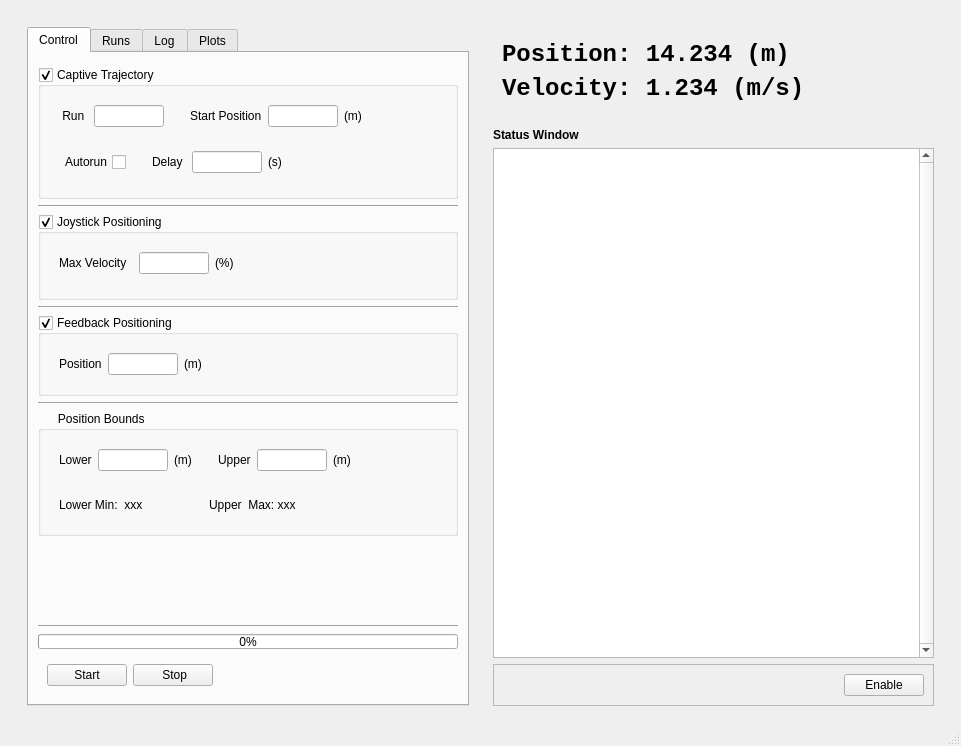
<?xml version="1.0" encoding="UTF-8"?>
<ui version="4.0">
 <class>SledControl_MainWindow</class>
 <widget class="QMainWindow" name="SledControl_MainWindow">
  <property name="geometry">
   <rect>
    <x>0</x>
    <y>0</y>
    <width>961</width>
    <height>746</height>
   </rect>
  </property>
  <property name="windowTitle">
   <string>Water Channel - Sled Control</string>
  </property>
  <widget class="QWidget" name="centralwidget">
   <layout class="QVBoxLayout" name="verticalLayout_11">
    <item>
     <widget class="QWidget" name="widget_6" native="true">
      <layout class="QHBoxLayout" name="horizontalLayout_7">
       <property name="bottomMargin">
        <number>0</number>
       </property>
       <item>
        <widget class="QWidget" name="widget_7" native="true">
         <property name="enabled">
          <bool>true</bool>
         </property>
         <layout class="QVBoxLayout" name="verticalLayout_9">
          <item>
           <widget class="QTabWidget" name="mainTabWidget">
            <property name="currentIndex">
             <number>0</number>
            </property>
            <widget class="QWidget" name="controlTab">
             <attribute name="title">
              <string>Control</string>
             </attribute>
             <layout class="QVBoxLayout" name="verticalLayout_6">
              <item>
               <spacer name="verticalSpacer_6">
                <property name="orientation">
                 <enum>Qt::Vertical</enum>
                </property>
                <property name="sizeType">
                 <enum>QSizePolicy::Fixed</enum>
                </property>
                <property name="sizeHint" stdset="0">
                 <size>
                  <width>20</width>
                  <height>5</height>
                 </size>
                </property>
               </spacer>
              </item>
              <item>
               <widget class="QGroupBox" name="modeGroupBox">
                <property name="title">
                 <string>Captive Trajectory</string>
                </property>
                <property name="checkable">
                 <bool>true</bool>
                </property>
                <property name="checked">
                 <bool>true</bool>
                </property>
                <layout class="QVBoxLayout" name="verticalLayout_4">
                 <item>
                  <widget class="QWidget" name="widget_9" native="true">
                   <layout class="QHBoxLayout" name="horizontalLayout_10">
                    <item>
                     <widget class="QLabel" name="label_9">
                      <property name="text">
                       <string> Run </string>
                      </property>
                     </widget>
                    </item>
                    <item>
                     <widget class="QLineEdit" name="runNumberLineEdit">
                      <property name="sizePolicy">
                       <sizepolicy hsizetype="Fixed" vsizetype="Fixed">
                        <horstretch>0</horstretch>
                        <verstretch>0</verstretch>
                       </sizepolicy>
                      </property>
                      <property name="maximumSize">
                       <size>
                        <width>70</width>
                        <height>16777215</height>
                       </size>
                      </property>
                     </widget>
                    </item>
                    <item>
                     <spacer name="horizontalSpacer_13">
                      <property name="orientation">
                       <enum>Qt::Horizontal</enum>
                      </property>
                      <property name="sizeType">
                       <enum>QSizePolicy::Fixed</enum>
                      </property>
                      <property name="sizeHint" stdset="0">
                       <size>
                        <width>20</width>
                        <height>20</height>
                       </size>
                      </property>
                     </spacer>
                    </item>
                    <item>
                     <widget class="QLabel" name="label_5">
                      <property name="text">
                       <string>Start Position</string>
                      </property>
                     </widget>
                    </item>
                    <item>
                     <widget class="QLineEdit" name="startPositionLineEdit">
                      <property name="sizePolicy">
                       <sizepolicy hsizetype="Fixed" vsizetype="Fixed">
                        <horstretch>0</horstretch>
                        <verstretch>0</verstretch>
                       </sizepolicy>
                      </property>
                      <property name="maximumSize">
                       <size>
                        <width>70</width>
                        <height>16777215</height>
                       </size>
                      </property>
                     </widget>
                    </item>
                    <item>
                     <widget class="QLabel" name="label_6">
                      <property name="text">
                       <string>(m)</string>
                      </property>
                     </widget>
                    </item>
                    <item>
                     <spacer name="horizontalSpacer_12">
                      <property name="orientation">
                       <enum>Qt::Horizontal</enum>
                      </property>
                      <property name="sizeHint" stdset="0">
                       <size>
                        <width>40</width>
                        <height>20</height>
                       </size>
                      </property>
                     </spacer>
                    </item>
                   </layout>
                  </widget>
                 </item>
                 <item>
                  <widget class="QWidget" name="widget_13" native="true">
                   <layout class="QHBoxLayout" name="horizontalLayout_8">
                    <item>
                     <widget class="QCheckBox" name="autorunCheckBox">
                      <property name="sizePolicy">
                       <sizepolicy hsizetype="Fixed" vsizetype="Fixed">
                        <horstretch>0</horstretch>
                        <verstretch>0</verstretch>
                       </sizepolicy>
                      </property>
                      <property name="layoutDirection">
                       <enum>Qt::RightToLeft</enum>
                      </property>
                      <property name="text">
                       <string>Autorun</string>
                      </property>
                     </widget>
                    </item>
                    <item>
                     <spacer name="horizontalSpacer_2">
                      <property name="orientation">
                       <enum>Qt::Horizontal</enum>
                      </property>
                      <property name="sizeType">
                       <enum>QSizePolicy::Fixed</enum>
                      </property>
                      <property name="sizeHint" stdset="0">
                       <size>
                        <width>20</width>
                        <height>20</height>
                       </size>
                      </property>
                     </spacer>
                    </item>
                    <item>
                     <widget class="QLabel" name="delayLabel">
                      <property name="text">
                       <string>Delay </string>
                      </property>
                     </widget>
                    </item>
                    <item>
                     <widget class="QLineEdit" name="autorunDelayLineEdit">
                      <property name="sizePolicy">
                       <sizepolicy hsizetype="Fixed" vsizetype="Fixed">
                        <horstretch>0</horstretch>
                        <verstretch>0</verstretch>
                       </sizepolicy>
                      </property>
                      <property name="maximumSize">
                       <size>
                        <width>70</width>
                        <height>16777215</height>
                       </size>
                      </property>
                     </widget>
                    </item>
                    <item>
                     <widget class="QLabel" name="label">
                      <property name="text">
                       <string>(s)</string>
                      </property>
                     </widget>
                    </item>
                    <item>
                     <spacer name="horizontalSpacer_8">
                      <property name="orientation">
                       <enum>Qt::Horizontal</enum>
                      </property>
                      <property name="sizeHint" stdset="0">
                       <size>
                        <width>40</width>
                        <height>20</height>
                       </size>
                      </property>
                     </spacer>
                    </item>
                   </layout>
                  </widget>
                 </item>
                 <item>
                  <spacer name="verticalSpacer_2">
                   <property name="orientation">
                    <enum>Qt::Vertical</enum>
                   </property>
                   <property name="sizeType">
                    <enum>QSizePolicy::Fixed</enum>
                   </property>
                   <property name="sizeHint" stdset="0">
                    <size>
                     <width>20</width>
                     <height>5</height>
                    </size>
                   </property>
                  </spacer>
                 </item>
                </layout>
               </widget>
              </item>
              <item>
               <widget class="Line" name="line_3">
                <property name="orientation">
                 <enum>Qt::Horizontal</enum>
                </property>
               </widget>
              </item>
              <item>
               <widget class="QGroupBox" name="joystickGroupBox">
                <property name="title">
                 <string>Joystick Positioning</string>
                </property>
                <property name="checkable">
                 <bool>true</bool>
                </property>
                <layout class="QVBoxLayout" name="verticalLayout_7">
                 <item>
                  <widget class="QWidget" name="widget" native="true">
                   <layout class="QHBoxLayout" name="horizontalLayout">
                    <item>
                     <widget class="QLabel" name="label_2">
                      <property name="text">
                       <string>Max Velocity  </string>
                      </property>
                     </widget>
                    </item>
                    <item>
                     <widget class="QLineEdit" name="joystickMaxVeloLineEdit">
                      <property name="sizePolicy">
                       <sizepolicy hsizetype="Fixed" vsizetype="Fixed">
                        <horstretch>0</horstretch>
                        <verstretch>0</verstretch>
                       </sizepolicy>
                      </property>
                      <property name="maximumSize">
                       <size>
                        <width>70</width>
                        <height>16777215</height>
                       </size>
                      </property>
                     </widget>
                    </item>
                    <item>
                     <widget class="QLabel" name="label_7">
                      <property name="text">
                       <string>(%)</string>
                      </property>
                     </widget>
                    </item>
                    <item>
                     <spacer name="horizontalSpacer_3">
                      <property name="orientation">
                       <enum>Qt::Horizontal</enum>
                      </property>
                      <property name="sizeHint" stdset="0">
                       <size>
                        <width>40</width>
                        <height>20</height>
                       </size>
                      </property>
                     </spacer>
                    </item>
                   </layout>
                  </widget>
                 </item>
                 <item>
                  <spacer name="verticalSpacer_3">
                   <property name="orientation">
                    <enum>Qt::Vertical</enum>
                   </property>
                   <property name="sizeType">
                    <enum>QSizePolicy::Fixed</enum>
                   </property>
                   <property name="sizeHint" stdset="0">
                    <size>
                     <width>20</width>
                     <height>5</height>
                    </size>
                   </property>
                  </spacer>
                 </item>
                </layout>
               </widget>
              </item>
              <item>
               <widget class="Line" name="line">
                <property name="orientation">
                 <enum>Qt::Horizontal</enum>
                </property>
               </widget>
              </item>
              <item>
               <widget class="QGroupBox" name="feedbackGroupBox">
                <property name="title">
                 <string>Feedback Positioning</string>
                </property>
                <property name="checkable">
                 <bool>true</bool>
                </property>
                <layout class="QVBoxLayout" name="verticalLayout_8">
                 <item>
                  <widget class="QWidget" name="widget_4" native="true">
                   <layout class="QHBoxLayout" name="horizontalLayout_5">
                    <item>
                     <widget class="QLabel" name="label_3">
                      <property name="text">
                       <string>Position</string>
                      </property>
                     </widget>
                    </item>
                    <item>
                     <widget class="QLineEdit" name="joystickMaxVelocityLineEdit_2">
                      <property name="sizePolicy">
                       <sizepolicy hsizetype="Fixed" vsizetype="Fixed">
                        <horstretch>0</horstretch>
                        <verstretch>0</verstretch>
                       </sizepolicy>
                      </property>
                      <property name="maximumSize">
                       <size>
                        <width>70</width>
                        <height>16777215</height>
                       </size>
                      </property>
                     </widget>
                    </item>
                    <item>
                     <widget class="QLabel" name="label_8">
                      <property name="text">
                       <string>(m)</string>
                      </property>
                     </widget>
                    </item>
                    <item>
                     <spacer name="horizontalSpacer_4">
                      <property name="orientation">
                       <enum>Qt::Horizontal</enum>
                      </property>
                      <property name="sizeHint" stdset="0">
                       <size>
                        <width>40</width>
                        <height>20</height>
                       </size>
                      </property>
                     </spacer>
                    </item>
                   </layout>
                  </widget>
                 </item>
                </layout>
               </widget>
              </item>
              <item>
               <widget class="Line" name="line_2">
                <property name="orientation">
                 <enum>Qt::Horizontal</enum>
                </property>
               </widget>
              </item>
              <item>
               <widget class="QGroupBox" name="positionBoundsGroupBox">
                <property name="title">
                 <string>      Position Bounds</string>
                </property>
                <layout class="QVBoxLayout" name="verticalLayout_10">
                 <item>
                  <widget class="QWidget" name="widget_8" native="true">
                   <layout class="QHBoxLayout" name="horizontalLayout_9">
                    <item>
                     <widget class="QLabel" name="label_10">
                      <property name="text">
                       <string>Lower</string>
                      </property>
                     </widget>
                    </item>
                    <item>
                     <widget class="QLineEdit" name="lowerBoundLineEdit">
                      <property name="sizePolicy">
                       <sizepolicy hsizetype="Fixed" vsizetype="Fixed">
                        <horstretch>0</horstretch>
                        <verstretch>0</verstretch>
                       </sizepolicy>
                      </property>
                      <property name="maximumSize">
                       <size>
                        <width>70</width>
                        <height>16777215</height>
                       </size>
                      </property>
                     </widget>
                    </item>
                    <item>
                     <widget class="QLabel" name="label_12">
                      <property name="text">
                       <string>(m)</string>
                      </property>
                     </widget>
                    </item>
                    <item>
                     <spacer name="horizontalSpacer_6">
                      <property name="orientation">
                       <enum>Qt::Horizontal</enum>
                      </property>
                      <property name="sizeType">
                       <enum>QSizePolicy::Fixed</enum>
                      </property>
                      <property name="sizeHint" stdset="0">
                       <size>
                        <width>20</width>
                        <height>20</height>
                       </size>
                      </property>
                     </spacer>
                    </item>
                    <item>
                     <widget class="QLabel" name="label_11">
                      <property name="text">
                       <string>Upper</string>
                      </property>
                     </widget>
                    </item>
                    <item>
                     <widget class="QLineEdit" name="upperBoundLineEdit">
                      <property name="sizePolicy">
                       <sizepolicy hsizetype="Fixed" vsizetype="Fixed">
                        <horstretch>0</horstretch>
                        <verstretch>0</verstretch>
                       </sizepolicy>
                      </property>
                      <property name="maximumSize">
                       <size>
                        <width>70</width>
                        <height>16777215</height>
                       </size>
                      </property>
                     </widget>
                    </item>
                    <item>
                     <widget class="QLabel" name="label_13">
                      <property name="text">
                       <string>(m)</string>
                      </property>
                     </widget>
                    </item>
                    <item>
                     <spacer name="horizontalSpacer_14">
                      <property name="orientation">
                       <enum>Qt::Horizontal</enum>
                      </property>
                      <property name="sizeHint" stdset="0">
                       <size>
                        <width>40</width>
                        <height>20</height>
                       </size>
                      </property>
                     </spacer>
                    </item>
                   </layout>
                  </widget>
                 </item>
                 <item>
                  <widget class="QWidget" name="widget_12" native="true">
                   <layout class="QHBoxLayout" name="horizontalLayout_11">
                    <item>
                     <widget class="QLabel" name="lowerBoundMinLabel">
                      <property name="text">
                       <string>Lower Min:  xxx</string>
                      </property>
                     </widget>
                    </item>
                    <item>
                     <spacer name="horizontalSpacer_15">
                      <property name="orientation">
                       <enum>Qt::Horizontal</enum>
                      </property>
                      <property name="sizeType">
                       <enum>QSizePolicy::Fixed</enum>
                      </property>
                      <property name="sizeHint" stdset="0">
                       <size>
                        <width>60</width>
                        <height>20</height>
                       </size>
                      </property>
                     </spacer>
                    </item>
                    <item>
                     <widget class="QLabel" name="upperBoundMaxLabel">
                      <property name="text">
                       <string>Upper  Max: xxx</string>
                      </property>
                     </widget>
                    </item>
                    <item>
                     <spacer name="horizontalSpacer_16">
                      <property name="orientation">
                       <enum>Qt::Horizontal</enum>
                      </property>
                      <property name="sizeHint" stdset="0">
                       <size>
                        <width>40</width>
                        <height>20</height>
                       </size>
                      </property>
                     </spacer>
                    </item>
                   </layout>
                  </widget>
                 </item>
                </layout>
               </widget>
              </item>
              <item>
               <spacer name="verticalSpacer_4">
                <property name="orientation">
                 <enum>Qt::Vertical</enum>
                </property>
                <property name="sizeHint" stdset="0">
                 <size>
                  <width>20</width>
                  <height>40</height>
                 </size>
                </property>
               </spacer>
              </item>
              <item>
               <widget class="Line" name="line_4">
                <property name="orientation">
                 <enum>Qt::Horizontal</enum>
                </property>
               </widget>
              </item>
              <item>
               <widget class="QProgressBar" name="progressBar">
                <property name="maximumSize">
                 <size>
                  <width>16777215</width>
                  <height>15</height>
                 </size>
                </property>
                <property name="value">
                 <number>0</number>
                </property>
               </widget>
              </item>
              <item>
               <widget class="QWidget" name="widget_3" native="true">
                <layout class="QHBoxLayout" name="horizontalLayout_2">
                 <item>
                  <widget class="QPushButton" name="startPushButton">
                   <property name="sizePolicy">
                    <sizepolicy hsizetype="Fixed" vsizetype="Fixed">
                     <horstretch>0</horstretch>
                     <verstretch>0</verstretch>
                    </sizepolicy>
                   </property>
                   <property name="text">
                    <string>Start</string>
                   </property>
                  </widget>
                 </item>
                 <item>
                  <widget class="QPushButton" name="stopPushButton">
                   <property name="sizePolicy">
                    <sizepolicy hsizetype="Fixed" vsizetype="Fixed">
                     <horstretch>0</horstretch>
                     <verstretch>0</verstretch>
                    </sizepolicy>
                   </property>
                   <property name="text">
                    <string>  Stop </string>
                   </property>
                  </widget>
                 </item>
                 <item>
                  <spacer name="horizontalSpacer">
                   <property name="orientation">
                    <enum>Qt::Horizontal</enum>
                   </property>
                   <property name="sizeHint" stdset="0">
                    <size>
                     <width>130</width>
                     <height>20</height>
                    </size>
                   </property>
                  </spacer>
                 </item>
                </layout>
               </widget>
              </item>
             </layout>
            </widget>
            <widget class="QWidget" name="runsTab">
             <attribute name="title">
              <string>Runs</string>
             </attribute>
             <layout class="QVBoxLayout" name="verticalLayout_3">
              <item>
               <widget class="QTreeWidget" name="runTreeWidget">
                <property name="horizontalScrollBarPolicy">
                 <enum>Qt::ScrollBarAsNeeded</enum>
                </property>
                <column>
                 <property name="text">
                  <string notr="true">1</string>
                 </property>
                </column>
               </widget>
              </item>
              <item>
               <widget class="QWidget" name="widget_5" native="true">
                <property name="sizePolicy">
                 <sizepolicy hsizetype="Preferred" vsizetype="Fixed">
                  <horstretch>0</horstretch>
                  <verstretch>0</verstretch>
                 </sizepolicy>
                </property>
                <layout class="QHBoxLayout" name="horizontalLayout_4">
                 <item>
                  <widget class="QPushButton" name="loadRunFilePushButton">
                   <property name="sizePolicy">
                    <sizepolicy hsizetype="Fixed" vsizetype="Fixed">
                     <horstretch>0</horstretch>
                     <verstretch>0</verstretch>
                    </sizepolicy>
                   </property>
                   <property name="text">
                    <string>Load </string>
                   </property>
                  </widget>
                 </item>
                 <item>
                  <widget class="QPushButton" name="clearRunFilePushButton">
                   <property name="text">
                    <string>Clear</string>
                   </property>
                  </widget>
                 </item>
                 <item>
                  <spacer name="horizontalSpacer_9">
                   <property name="orientation">
                    <enum>Qt::Horizontal</enum>
                   </property>
                   <property name="sizeHint" stdset="0">
                    <size>
                     <width>20</width>
                     <height>20</height>
                    </size>
                   </property>
                  </spacer>
                 </item>
                </layout>
               </widget>
              </item>
             </layout>
            </widget>
            <widget class="QWidget" name="logTab">
             <attribute name="title">
              <string>Log</string>
             </attribute>
             <layout class="QVBoxLayout" name="verticalLayout_2">
              <item>
               <widget class="QTreeWidget" name="logTreeWidget">
                <column>
                 <property name="text">
                  <string notr="true">1</string>
                 </property>
                </column>
               </widget>
              </item>
              <item>
               <widget class="QWidget" name="widget_10" native="true">
                <property name="sizePolicy">
                 <sizepolicy hsizetype="Preferred" vsizetype="Fixed">
                  <horstretch>0</horstretch>
                  <verstretch>0</verstretch>
                 </sizepolicy>
                </property>
                <layout class="QHBoxLayout" name="horizontalLayout_3">
                 <item>
                  <widget class="QPushButton" name="setLogFilePushButton">
                   <property name="text">
                    <string>Set Log </string>
                   </property>
                  </widget>
                 </item>
                 <item>
                  <spacer name="horizontalSpacer_10">
                   <property name="orientation">
                    <enum>Qt::Horizontal</enum>
                   </property>
                   <property name="sizeType">
                    <enum>QSizePolicy::Fixed</enum>
                   </property>
                   <property name="sizeHint" stdset="0">
                    <size>
                     <width>15</width>
                     <height>20</height>
                    </size>
                   </property>
                  </spacer>
                 </item>
                 <item>
                  <widget class="QPushButton" name="deleteLogItemPushButton">
                   <property name="text">
                    <string>Del Item</string>
                   </property>
                  </widget>
                 </item>
                 <item>
                  <spacer name="horizontalSpacer_11">
                   <property name="orientation">
                    <enum>Qt::Horizontal</enum>
                   </property>
                   <property name="sizeType">
                    <enum>QSizePolicy::Fixed</enum>
                   </property>
                   <property name="sizeHint" stdset="0">
                    <size>
                     <width>15</width>
                     <height>20</height>
                    </size>
                   </property>
                  </spacer>
                 </item>
                 <item>
                  <widget class="QPushButton" name="editLogNotesPushButton">
                   <property name="text">
                    <string>Notes</string>
                   </property>
                  </widget>
                 </item>
                 <item>
                  <spacer name="horizontalSpacer_7">
                   <property name="orientation">
                    <enum>Qt::Horizontal</enum>
                   </property>
                   <property name="sizeHint" stdset="0">
                    <size>
                     <width>20</width>
                     <height>20</height>
                    </size>
                   </property>
                  </spacer>
                 </item>
                </layout>
               </widget>
              </item>
             </layout>
            </widget>
            <widget class="QWidget" name="plotsTab">
             <attribute name="title">
              <string>Plots</string>
             </attribute>
            </widget>
           </widget>
          </item>
         </layout>
        </widget>
       </item>
       <item>
        <widget class="QWidget" name="widget_2" native="true">
         <property name="sizePolicy">
          <sizepolicy hsizetype="Preferred" vsizetype="Expanding">
           <horstretch>0</horstretch>
           <verstretch>0</verstretch>
          </sizepolicy>
         </property>
         <layout class="QVBoxLayout" name="verticalLayout_5">
          <item>
           <spacer name="verticalSpacer_5">
            <property name="orientation">
             <enum>Qt::Vertical</enum>
            </property>
            <property name="sizeType">
             <enum>QSizePolicy::Fixed</enum>
            </property>
            <property name="sizeHint" stdset="0">
             <size>
              <width>20</width>
              <height>5</height>
             </size>
            </property>
           </spacer>
          </item>
          <item>
           <widget class="QWidget" name="widget_11" native="true">
            <property name="sizePolicy">
             <sizepolicy hsizetype="Fixed" vsizetype="Fixed">
              <horstretch>0</horstretch>
              <verstretch>0</verstretch>
             </sizepolicy>
            </property>
            <property name="font">
             <font>
              <pointsize>18</pointsize>
             </font>
            </property>
            <layout class="QVBoxLayout" name="verticalLayout">
             <item>
              <widget class="QLabel" name="positionLabel">
               <property name="sizePolicy">
                <sizepolicy hsizetype="Fixed" vsizetype="Fixed">
                 <horstretch>0</horstretch>
                 <verstretch>0</verstretch>
                </sizepolicy>
               </property>
               <property name="font">
                <font>
                 <family>Monospace</family>
                 <pointsize>18</pointsize>
                 <weight>75</weight>
                 <bold>true</bold>
                </font>
               </property>
               <property name="text">
                <string>Position: 14.234 (m)</string>
               </property>
              </widget>
             </item>
             <item>
              <widget class="QLabel" name="velocityLabel">
               <property name="sizePolicy">
                <sizepolicy hsizetype="Fixed" vsizetype="Fixed">
                 <horstretch>0</horstretch>
                 <verstretch>0</verstretch>
                </sizepolicy>
               </property>
               <property name="font">
                <font>
                 <family>Monospace</family>
                 <pointsize>18</pointsize>
                 <weight>75</weight>
                 <bold>true</bold>
                </font>
               </property>
               <property name="text">
                <string>Velocity: 1.234 (m/s)</string>
               </property>
              </widget>
             </item>
            </layout>
           </widget>
          </item>
          <item>
           <spacer name="verticalSpacer">
            <property name="orientation">
             <enum>Qt::Vertical</enum>
            </property>
            <property name="sizeType">
             <enum>QSizePolicy::Fixed</enum>
            </property>
            <property name="sizeHint" stdset="0">
             <size>
              <width>20</width>
              <height>10</height>
             </size>
            </property>
           </spacer>
          </item>
          <item>
           <widget class="QLabel" name="label_4">
            <property name="font">
             <font>
              <weight>75</weight>
              <bold>true</bold>
             </font>
            </property>
            <property name="layoutDirection">
             <enum>Qt::LeftToRight</enum>
            </property>
            <property name="text">
             <string>Status Window</string>
            </property>
           </widget>
          </item>
          <item>
           <widget class="QTextEdit" name="statusWindowTextEdit">
            <property name="sizePolicy">
             <sizepolicy hsizetype="Expanding" vsizetype="Expanding">
              <horstretch>0</horstretch>
              <verstretch>0</verstretch>
             </sizepolicy>
            </property>
            <property name="verticalScrollBarPolicy">
             <enum>Qt::ScrollBarAlwaysOn</enum>
            </property>
            <property name="horizontalScrollBarPolicy">
             <enum>Qt::ScrollBarAlwaysOff</enum>
            </property>
            <property name="readOnly">
             <bool>true</bool>
            </property>
           </widget>
          </item>
          <item>
           <widget class="QFrame" name="frame_6">
            <property name="frameShape">
             <enum>QFrame::StyledPanel</enum>
            </property>
            <layout class="QHBoxLayout" name="horizontalLayout_6">
             <item>
              <spacer name="horizontalSpacer_5">
               <property name="orientation">
                <enum>Qt::Horizontal</enum>
               </property>
               <property name="sizeHint" stdset="0">
                <size>
                 <width>216</width>
                 <height>20</height>
                </size>
               </property>
              </spacer>
             </item>
             <item>
              <widget class="QPushButton" name="enableDisablePushButton">
               <property name="text">
                <string>Enable</string>
               </property>
               <property name="checkable">
                <bool>true</bool>
               </property>
               <property name="checked">
                <bool>false</bool>
               </property>
               <property name="default">
                <bool>false</bool>
               </property>
               <property name="flat">
                <bool>false</bool>
               </property>
              </widget>
             </item>
            </layout>
           </widget>
          </item>
         </layout>
        </widget>
       </item>
      </layout>
     </widget>
    </item>
   </layout>
  </widget>
  <widget class="QMenuBar" name="menubar">
   <property name="geometry">
    <rect>
     <x>0</x>
     <y>0</y>
     <width>961</width>
     <height>25</height>
    </rect>
   </property>
  </widget>
  <widget class="QStatusBar" name="statusbar"/>
 </widget>
 <resources/>
 <connections/>
</ui>
